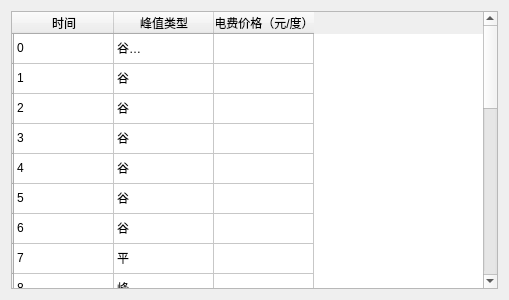
<?xml version="1.0" encoding="UTF-8"?>
<ui version="4.0">
 <class>Form</class>
 <widget class="QWidget" name="Form">
  <property name="geometry">
   <rect>
    <x>0</x>
    <y>0</y>
    <width>509</width>
    <height>300</height>
   </rect>
  </property>
  <property name="windowTitle">
   <string>Form</string>
  </property>
  <layout class="QHBoxLayout" name="horizontalLayout">
   <item>
    <widget class="QTableWidget" name="tableWidget">
     <property name="enabled">
      <bool>true</bool>
     </property>
     <row>
      <property name="text">
       <string/>
      </property>
     </row>
     <row>
      <property name="text">
       <string/>
      </property>
     </row>
     <row>
      <property name="text">
       <string/>
      </property>
     </row>
     <row>
      <property name="text">
       <string/>
      </property>
     </row>
     <row>
      <property name="text">
       <string/>
      </property>
     </row>
     <row>
      <property name="text">
       <string/>
      </property>
     </row>
     <row>
      <property name="text">
       <string/>
      </property>
     </row>
     <row>
      <property name="text">
       <string/>
      </property>
     </row>
     <row>
      <property name="text">
       <string/>
      </property>
     </row>
     <row>
      <property name="text">
       <string/>
      </property>
     </row>
     <row>
      <property name="text">
       <string/>
      </property>
     </row>
     <row>
      <property name="text">
       <string/>
      </property>
     </row>
     <row>
      <property name="text">
       <string/>
      </property>
     </row>
     <row>
      <property name="text">
       <string/>
      </property>
     </row>
     <row>
      <property name="text">
       <string/>
      </property>
     </row>
     <row>
      <property name="text">
       <string/>
      </property>
     </row>
     <row>
      <property name="text">
       <string/>
      </property>
     </row>
     <row>
      <property name="text">
       <string/>
      </property>
     </row>
     <row>
      <property name="text">
       <string/>
      </property>
     </row>
     <row>
      <property name="text">
       <string/>
      </property>
     </row>
     <row>
      <property name="text">
       <string/>
      </property>
     </row>
     <row>
      <property name="text">
       <string/>
      </property>
     </row>
     <row>
      <property name="text">
       <string/>
      </property>
     </row>
     <row>
      <property name="text">
       <string/>
      </property>
     </row>
     <column>
      <property name="text">
       <string>时间</string>
      </property>
     </column>
     <column>
      <property name="text">
       <string>峰值类型</string>
      </property>
     </column>
     <column>
      <property name="text">
       <string>电费价格（元/度）</string>
      </property>
     </column>
     <item row="0" column="0">
      <property name="text">
       <string>0</string>
      </property>
     </item>
     <item row="0" column="1">
      <property name="text">
       <string>谷
</string>
      </property>
     </item>
     <item row="1" column="0">
      <property name="text">
       <string>1</string>
      </property>
     </item>
     <item row="1" column="1">
      <property name="text">
       <string>谷</string>
      </property>
     </item>
     <item row="2" column="0">
      <property name="text">
       <string>2</string>
      </property>
     </item>
     <item row="2" column="1">
      <property name="text">
       <string>谷</string>
      </property>
     </item>
     <item row="3" column="0">
      <property name="text">
       <string>3</string>
      </property>
     </item>
     <item row="3" column="1">
      <property name="text">
       <string>谷</string>
      </property>
     </item>
     <item row="4" column="0">
      <property name="text">
       <string>4</string>
      </property>
     </item>
     <item row="4" column="1">
      <property name="text">
       <string>谷</string>
      </property>
     </item>
     <item row="5" column="0">
      <property name="text">
       <string>5</string>
      </property>
     </item>
     <item row="5" column="1">
      <property name="text">
       <string>谷</string>
      </property>
     </item>
     <item row="6" column="0">
      <property name="text">
       <string>6</string>
      </property>
     </item>
     <item row="6" column="1">
      <property name="text">
       <string>谷</string>
      </property>
     </item>
     <item row="7" column="0">
      <property name="text">
       <string>7</string>
      </property>
     </item>
     <item row="7" column="1">
      <property name="text">
       <string>平</string>
      </property>
     </item>
     <item row="8" column="0">
      <property name="text">
       <string>8</string>
      </property>
     </item>
     <item row="8" column="1">
      <property name="text">
       <string>峰</string>
      </property>
     </item>
     <item row="9" column="0">
      <property name="text">
       <string>9</string>
      </property>
     </item>
     <item row="9" column="1">
      <property name="text">
       <string>峰</string>
      </property>
     </item>
     <item row="10" column="0">
      <property name="text">
       <string>10</string>
      </property>
     </item>
     <item row="10" column="1">
      <property name="text">
       <string>峰</string>
      </property>
     </item>
     <item row="11" column="0">
      <property name="text">
       <string>11</string>
      </property>
     </item>
     <item row="11" column="1">
      <property name="text">
       <string>平</string>
      </property>
     </item>
     <item row="12" column="0">
      <property name="text">
       <string>12</string>
      </property>
     </item>
     <item row="12" column="1">
      <property name="text">
       <string>平</string>
      </property>
     </item>
     <item row="13" column="0">
      <property name="text">
       <string>13</string>
      </property>
     </item>
     <item row="13" column="1">
      <property name="text">
       <string>平</string>
      </property>
     </item>
     <item row="14" column="0">
      <property name="text">
       <string>14</string>
      </property>
     </item>
     <item row="14" column="1">
      <property name="text">
       <string>平</string>
      </property>
     </item>
     <item row="15" column="0">
      <property name="text">
       <string>15</string>
      </property>
     </item>
     <item row="15" column="1">
      <property name="text">
       <string>峰</string>
      </property>
     </item>
     <item row="16" column="0">
      <property name="text">
       <string>16</string>
      </property>
     </item>
     <item row="16" column="1">
      <property name="text">
       <string>峰</string>
      </property>
     </item>
     <item row="17" column="0">
      <property name="text">
       <string>17</string>
      </property>
     </item>
     <item row="17" column="1">
      <property name="text">
       <string>峰</string>
      </property>
     </item>
     <item row="18" column="0">
      <property name="text">
       <string>18</string>
      </property>
     </item>
     <item row="18" column="1">
      <property name="text">
       <string>峰</string>
      </property>
     </item>
     <item row="19" column="0">
      <property name="text">
       <string>19</string>
      </property>
     </item>
     <item row="19" column="1">
      <property name="text">
       <string>尖</string>
      </property>
     </item>
     <item row="20" column="0">
      <property name="text">
       <string>20</string>
      </property>
     </item>
     <item row="20" column="1">
      <property name="text">
       <string>尖</string>
      </property>
     </item>
     <item row="21" column="0">
      <property name="text">
       <string>21</string>
      </property>
     </item>
     <item row="21" column="1">
      <property name="text">
       <string>尖</string>
      </property>
     </item>
     <item row="22" column="0">
      <property name="text">
       <string>22</string>
      </property>
     </item>
     <item row="22" column="1">
      <property name="text">
       <string>平</string>
      </property>
     </item>
     <item row="23" column="0">
      <property name="text">
       <string>23</string>
      </property>
     </item>
     <item row="23" column="1">
      <property name="text">
       <string>谷</string>
      </property>
     </item>
    </widget>
   </item>
  </layout>
 </widget>
 <resources/>
 <connections/>
</ui>
